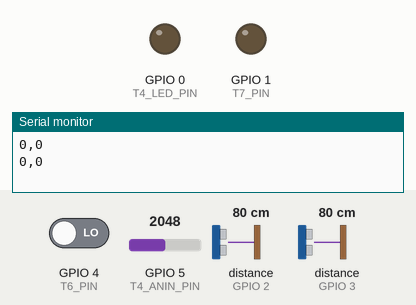
Bench run of a sketch on a simulated ESP32. Parts: output pins drawn as LEDs (lit = HIGH), the last lines printed to the serial monitor. Inputs (shaded band) come from the test bench; at power-on: GPIO 5 (T4_ANIN_PIN) = 2048, GPIO 4 (T6_PIN) LOW, distance to the obstacle (sensors on GPIO 2, GPIO 3) 80 cm. The echo pulse lasts 58.3 µs per cm; pins used as bus, display or sensor lines are not drawn.

Above: at 1.2 s.
1.3 s: GPIO 5 (T4_ANIN_PIN) set to 2084
At 3.2 s:
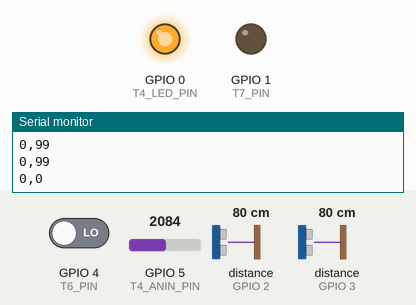
3.5 s: GPIO 4 (T6_PIN) driven HIGH
At 6.0 s:
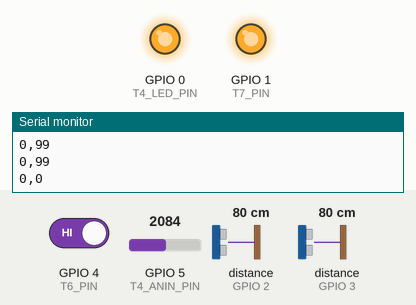
6.6 s: GPIO 5 (T4_ANIN_PIN) set to 2047
At 10.3 s:
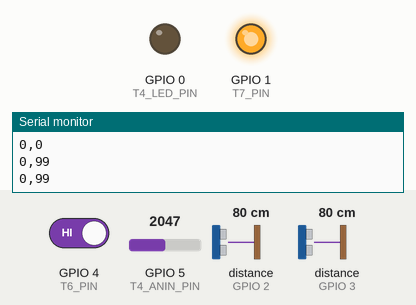
10.6 s: GPIO 5 (T4_ANIN_PIN) set to 2866
At 12.3 s:
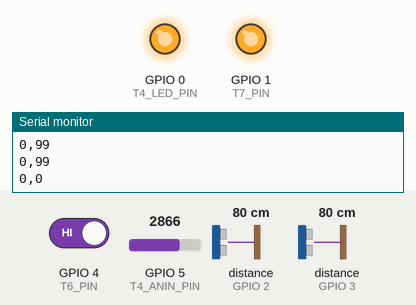
12.6 s: GPIO 5 (T4_ANIN_PIN) set to 2008
At 16.2 s:
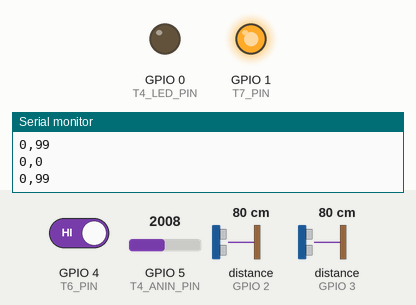
Timing chart, 0 to 17.7 s (numbered marks = the images above; inputs shaded):
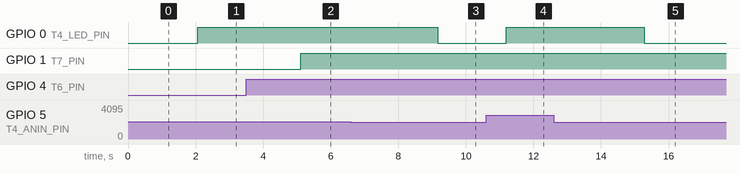

The sketch:

freeRTOS.ino
```cpp
/*
*   freeRTOS.ino
*
*   Sketch for assignment 3 for ESP32C3 Dev Module
*   Nikolaus Scherwitzel (H00298068)
*   Created: 25/03/23
*/

// Libraries
#include "freeRTOS.h"

// Convert period in us to frequency in Hz
#define periodToFreq_us(T) (1 / (T / 1000000))

// Convert freeRTOS ticks to real time in ms and wait
#define waitTask(t) (vTaskDelay(t / portTICK_PERIOD_MS))

// Configure RTOS depending on number of cores
#if CONFIG_FREERTOS_UNICORE
#define ARDUINO_RUNNING_CORE 0
#else
#define ARDUINO_RUNNING_CORE 1
#endif

// Data structure & semaphore for storing task 2 & 3 frequencies
Freqs freqs;
SemaphoreHandle_t freqSem;

// Event queue for task 6 button presses
QueueHandle_t btnQueue;

uint16 anIn[NUM_PARAMS];  // Array for storing previous analogue measurements
uint8 currInd;            // Current index to overwrite in anIn[]

// Task 6 bebounce variables
uint16 prevDBTime;
uint16 dbDelay;
uint8 currBtn;
uint8 newBtn;
uint8 prevBtn;

void setup() {
  Serial.begin(BAUD_RATE);

  // Define pin inputs/outputs
  pinMode(T1_PIN, OUTPUT);
  pinMode(T2_PIN, INPUT);
  pinMode(T3_PIN, INPUT);
  pinMode(T4_ANIN_PIN, INPUT);
  pinMode(T4_LED_PIN, OUTPUT);
  pinMode(T6_PIN, INPUT);
  pinMode(T7_PIN, OUTPUT);

  // Initialise task 4 analogue input array with 0's
  currInd = 0;
  for (uint8 i = 0; i < NUM_PARAMS; i++) {
    anIn[i] = 0;
  }

  // Initialise task 2 & 3 frequencies to 0
  freqs.freq_t2 = 0;
  freqs.freq_t3 = 0;

  // Create RTOS semaphore and event queue
  freqSem = xSemaphoreCreateMutex();
  btnQueue = xQueueCreate(1, sizeof(uint8));

  // Inital values for button debounce
  prevDBTime = 0; // ms
  dbDelay = 70;   // ms
  newBtn = LOW;
  prevBtn = LOW;

  // xTaskCreate(function, label, stack, NULL, priority, NULL)
  xTaskCreate(task1, "task1", 512,  (void*) 1, 2, NULL);
  xTaskCreate(task2, "task2", 1024, (void*) 1, 4, NULL);
  xTaskCreate(task3, "task3", 1024, (void*) 1, 3, NULL);
  xTaskCreate(task4, "task4", 512,  (void*) 1, 3, NULL);
  xTaskCreate(task5, "task5", 2048, (void*) 1, 1, NULL);
  xTaskCreate(task6, "task6", 1024, (void*) 1, 2, NULL);
  xTaskCreate(task7, "task7", 512,  (void*) 1, 2, NULL);
}

// Period = 4ms / Rate = 250Hz
void task1(void *pvParameters) {
  (void) pvParameters;

  for (;;) {
    // Generate waveform
    digitalWrite(T1_PIN, HIGH);
    delayMicroseconds(200);
    digitalWrite(T1_PIN, LOW);
    delayMicroseconds(50);
    digitalWrite(T1_PIN, HIGH);
    delayMicroseconds(30);
    digitalWrite(T1_PIN, LOW);

    // To account for FreeRTOS resolution being in millisecond range
    delayMicroseconds(1000 - 200 - 50 - 30);
    waitTask(TASK1_P - 1);
  }
}

// Period = 20ms / Rate = 50Hz
void task2(void *pvParameters) {
  (void) pvParameters;

  for (;;) {
    // Measure period when signal is HIGH
    // Multiply by 2 because 50% duty cycle
    double period = (double) pulseIn(T2_PIN, HIGH) * 2;
    double freqT2 = periodToFreq_us(period); // Convert to frequency using T = 1/f

    // Semaphore wait, will block until sempahore is available
    if(xSemaphoreTake(freqSem, portMAX_DELAY) == pdTRUE) {
      freqs.freq_t2 = freqT2;
      xSemaphoreGive(freqSem);  // Semaphore signal
    }

    waitTask(TASK2_P);
  }
}

// Period = 8ms / Rate = 125Hz
void task3(void *pvParameters) {
  (void) pvParameters;

  for (;;) {
    // Measure period when signal is HIGH
    // Multiply by 2 because 50% duty cycle
    double period = (double) pulseIn(T3_PIN, HIGH) * 2;
    double freqT3 = periodToFreq_us(period); // Convert to frequency using T = 1/f

    // Semaphore wait, will block until sempahore is available
    if(xSemaphoreTake(freqSem, portMAX_DELAY) == pdTRUE) {
      freqs.freq_t3 = freqT3;
      xSemaphoreGive(freqSem);  // Semaphore signal
    }

    waitTask(TASK3_P);
  }
}

// Period = 20ms / Rate = 50Hz
void task4(void *pvParameters) {
  (void) pvParameters;

  for (;;) {
    // Read analogue signal and increment index for next btn
    // Analogue signal converted to 12 bit integer
    anIn[currInd] = analogRead(T4_ANIN_PIN);
    currInd = (currInd + 1) % NUM_PARAMS;

    // Sum array and divide to get average
    double filtAnIn = 0;
    for (uint8 i = 0; i < NUM_PARAMS; i++) {
      filtAnIn += anIn[i];
    }
    filtAnIn /= NUM_PARAMS;

    // Turn on LED if average is above half maximium of 12 bit integer (4096 / 2 = THRESH)
    digitalWrite(T4_LED_PIN, (filtAnIn > TASK4_THRESH));

    waitTask(TASK4_P);
  }
}

// Period = 100ms / Rate = 10Hz
void task5(void *pvParameters) {
  (void) pvParameters;

  for (;;) {
    // Semaphore wait, will block until sempahore is available
    if(xSemaphoreTake(freqSem, portMAX_DELAY) == pdTRUE) {
      // Map frequencies from 333Hz & 500Hz - 1000Hz to 0 - 99
      // Constrain to 0 - 99 as map() only creates gradient
      int normFreqT2 = map(freqs.freq_t2, TASK2_MINFREQ, TASK2_MAXFREQ, TASK5_MIN, TASK5_MAX);
      normFreqT2 = constrain(normFreqT2, TASK5_MIN, TASK5_MAX);
      int normFreqT3 = map(freqs.freq_t3, TASK3_MINFREQ, TASK3_MAXFREQ, TASK5_MIN, TASK5_MAX);
      normFreqT3 = constrain(normFreqT3, TASK5_MIN, TASK5_MAX);

      // Print to serial monitor
      Serial.print(normFreqT2);
      Serial.print(",");
      Serial.println(normFreqT3);

      xSemaphoreGive(freqSem);  // Semaphore signal
    }

    waitTask(TASK5_P);
  }
}

// Period = 10ms / Rate = 100Hz
void task6(void *pvParameters) {
  (void) pvParameters;

  for (;;) {
      uint8 btn = digitalRead(T6_PIN);

      if (btn != prevBtn)
        prevDBTime = millis();  // Reset db timer

      // Check current press is longer than required delay
      if ((millis() - prevDBTime) > dbDelay) {
        // Check for change of state
        if (btn != currBtn) {
          currBtn = btn;
          if (currBtn == HIGH)
            newBtn = !newBtn; // Toggle button state
        }
      }

      xQueueSend(btnQueue, &newBtn, 100); // Queue button state
      prevBtn = btn;  // Update previous reading for next iter

    waitTask(TASK6_P);
  }
}

// Period = 8ms / Rate = 125Hz
void task7(void *pvParameters) {
  (void) pvParameters;

  for (;;) {
    // Check queue to write state of LED
    uint8 btn = 0;
    if(xQueueReceive(btnQueue, &btn, 100) == pdPASS)
      digitalWrite(T7_PIN, btn);

    waitTask(TASK7_P);
  }
}

void loop() {}
```

freeRTOS.h
```cpp
/*
*   freeRTOS.h
*
*   Header file for assignment 3 for ESP32C3 Dev Module
*   Nikolaus Scherwitzel (H00298068)
*   Created: 22/03/23
*/

#ifndef __FREERTOS_H__
#define __FREERTOS_H__

// Pin numbers
#define T1_PIN        10  // Task 1 output signal pin
#define T2_PIN        2   // Task 2 input measure signal pin
#define T3_PIN        3   // Task 3 input measure signal pin
#define T4_ANIN_PIN   5   // Task 4 analogue input pin
#define T4_LED_PIN    0   // Task 4 LED output pin
#define T6_PIN        4   // Task 6 push button input pin
#define T7_PIN        1   // Task 7 LED output pin

// Task periods (ms)
#define TASK1_P       4
#define TASK2_P       20
#define TASK3_P       8
#define TASK4_P       20
#define TASK5_P       100
#define TASK6_P       10
#define TASK7_P       8

// Task parameters
#define BAUD_RATE       9600  // Baud rate

#define TASK2_TIMEOUT   3100  // Timeout for pulseIn = worst case in us
#define TASK2_MINFREQ   333   // Task 2 minimum frequency of waveform in Hz
#define TASK2_MAXFREQ   1000  // Task 2 maximum frequency of waveform in Hz

#define TASK3_TIMEOUT   2100  // Timeout for pulseIn = worst case in us
#define TASK3_MINFREQ   500   // Task 3 minimum frequency of waveform in Hz
#define TASK3_MAXFREQ   1000  // Task 3 maximum frequency of waveform in Hz

#define NUM_PARAMS      4     // Task 4 length of array for storing past measurements
#define TASK4_THRESH    2048  // Task 4 threshold for turning LED on

#define TASK5_MIN       0     // Task 5 lower bound of range
#define TASK5_MAX       99    // Task 5 upper bound of range

// Helpful typedefs
typedef unsigned char uint8;
typedef unsigned int uint16;
typedef unsigned long uint32;

// Data structure for holding task 2 & 3 frequencies
typedef struct Freqs {
    double freq_t2;
    double freq_t3;
} Freqs;

// Funtion Prototypes
void task1(void *pvParameters);
void task2(void *pvParameters);
void task3(void *pvParameters);
void task4(void *pvParameters);
void task5(void *pvParameters);
void task6(void *pvParameters);
void task7(void *pvParameters);

#endif  // __FREERTOS_H__
```

Measured:
- the behaviour switches between 2048 and 2049 on GPIO 5 (T4_ANIN_PIN) (found by bisection; images 0 and 1)
- after the input at 1.3 s, GPIO 0 (T4_LED_PIN): LOW → HIGH after 0.76 s
- after the input at 3.5 s, GPIO 1 (T7_PIN): LOW → HIGH after 1.6 s
- after the input at 6.6 s, GPIO 0 (T4_LED_PIN): HIGH → LOW after 2.6 s
- after the input at 10.6 s, GPIO 0 (T4_LED_PIN): LOW → HIGH after 0.60 s
- after the input at 12.6 s, GPIO 0 (T4_LED_PIN): HIGH → LOW after 2.7 s
